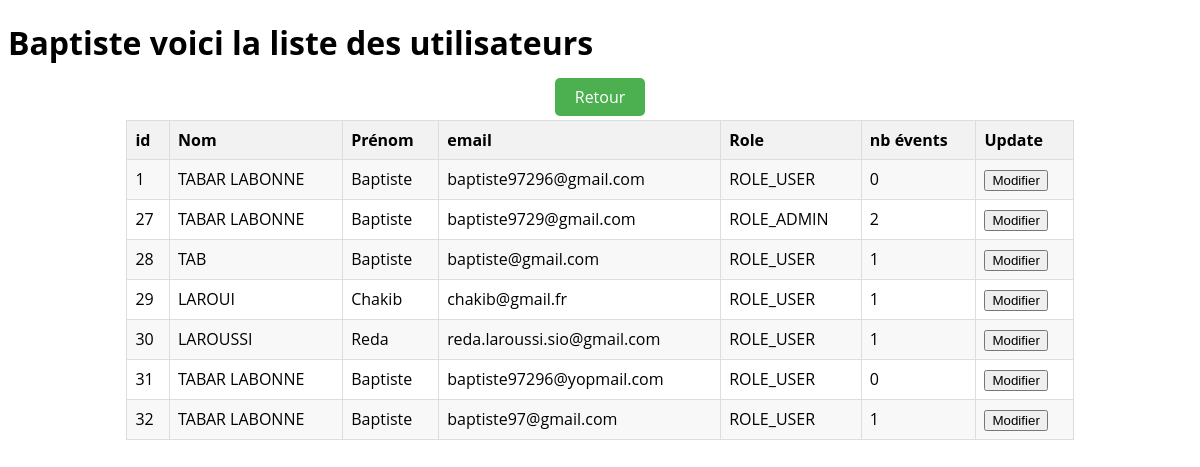
/listeUser.php (signed in), run on the app's committed database.
### tables this page shows
CREATE TABLE IF NOT EXISTS `users` (
  `id` int(11) NOT NULL AUTO_INCREMENT,
  `nom` varchar(255) NOT NULL,
  `prenom` varchar(255) NOT NULL,
  `password` varchar(255) NOT NULL,
  `email` varchar(255) NOT NULL,
  `role` enum('ROLE_USER','ROLE_ADMIN') NOT NULL DEFAULT 'ROLE_USER',
  `nb_events` int(11) NOT NULL DEFAULT '0',
  `newsletter` tinyint(1) DEFAULT '0',
  PRIMARY KEY (`id`)
);

### public/fonction.php (called while the page is built, shortened)
<?php
require_once 'connexion_bd.php';
function affichUsers(){
    global $pdo;
    $query = 'SELECT * FROM users';
    $prep = $pdo->prepare($query);
    $prep->execute();
    return $prep->fetchAll();
}

### public/listeUser.php (the view, shortened to what this page needs)
<!DOCTYPE html>
<html lang="fr">
<head class="tete">
    <?php
    require_once 'fonction.php';
    $users = affichUsers();
    ?>
</head>
<body>
    <div class="container">
        <table class="table table-bordered table-dark">
            <h1>
                <?php echo $_SESSION['prenom'] ?> voici la liste des utilisateurs
            </h1>
            <div style="text-align: center; margin-top: 10px;">
                <a href="index.php" class="btn btn-primary">Retour</a>
            </div>
            <tr>
                <th>id</th>
                <th>Nom</th>
                <th>Prénom</th>
                <th>email</th>
                <th>Role</th>
                <th>nb évents</th>
                <th>Update</th>
            </tr>
            <?php foreach ($users as $us): ?>
                <tr>
                    <td>
                        <?php echo $us->id ?>
                    </td>
                    <td>
                        <?php echo $us->nom ?>
                    </td>
                    <td>
                        <?php echo $us->prenom ?>
                    </td>
                    <td>
                        <?php echo $us->email ?>
                    </td>
                    <td>
                        <?php echo $us->role ?>
                    </td>
                    <td>
                        <?php echo $us->nb_events ?>
                    </td>
                    <td>
                        <a href="updateUser.php?id=<?php echo $us->id ?>"><button type="button">Modifier</button></a>
                    </td>
                </tr>
            <?php endforeach ?>
        </table>
    </div>
</body>

### public/listeUser.php (style rules this page uses)
body { font-family: 'Open Sans', sans-serif; }
table { border-collapse: collapse; width: 80%; margin: 0 auto; margin-top: 1%; }
th, td { border: 1px solid #ddd; padding: 8px; text-align: left; }
th { background-color: #f2f2f2; font-weight: bold; }
tr:nth-child(even) { background-color: #f8f8f8; }
.table { border-radius: 10px; }
.btn { padding: 8px 20px; border-radius: 5px; text-decoration: none; color: #fff; }
.btn-primary { background-color: #4CAF50; }

### data on the page
users: id "1", nom "TABAR LABONNE", prenom "Baptiste", email "baptiste97296@gmail.com", role "ROLE_USER", nb_events "0"
users: id "27", nom "TABAR LABONNE", prenom "Baptiste", email "baptiste9729@gmail.com", role "ROLE_ADMIN", nb_events "2"
users: id "28", nom "TAB", prenom "Baptiste", email "baptiste@gmail.com", role "ROLE_USER", nb_events "1"
users: id "29", nom "LAROUI", prenom "Chakib", email "chakib@gmail.fr", role "ROLE_USER", nb_events "1"
users: id "30", nom "LAROUSSI", prenom "Reda", email "reda.laroussi.sio@gmail.com", role "ROLE_USER", nb_events "1"
users: id "31", nom "TABAR LABONNE", prenom "Baptiste", email "baptiste97296@yopmail.com", role "ROLE_USER", nb_events "0"
users: id "32", nom "TABAR LABONNE", prenom "Baptiste", email "baptiste97@gmail.com", role "ROLE_USER", nb_events "1"

### other printed values
$_SESSION['prenom'] "Baptiste"
